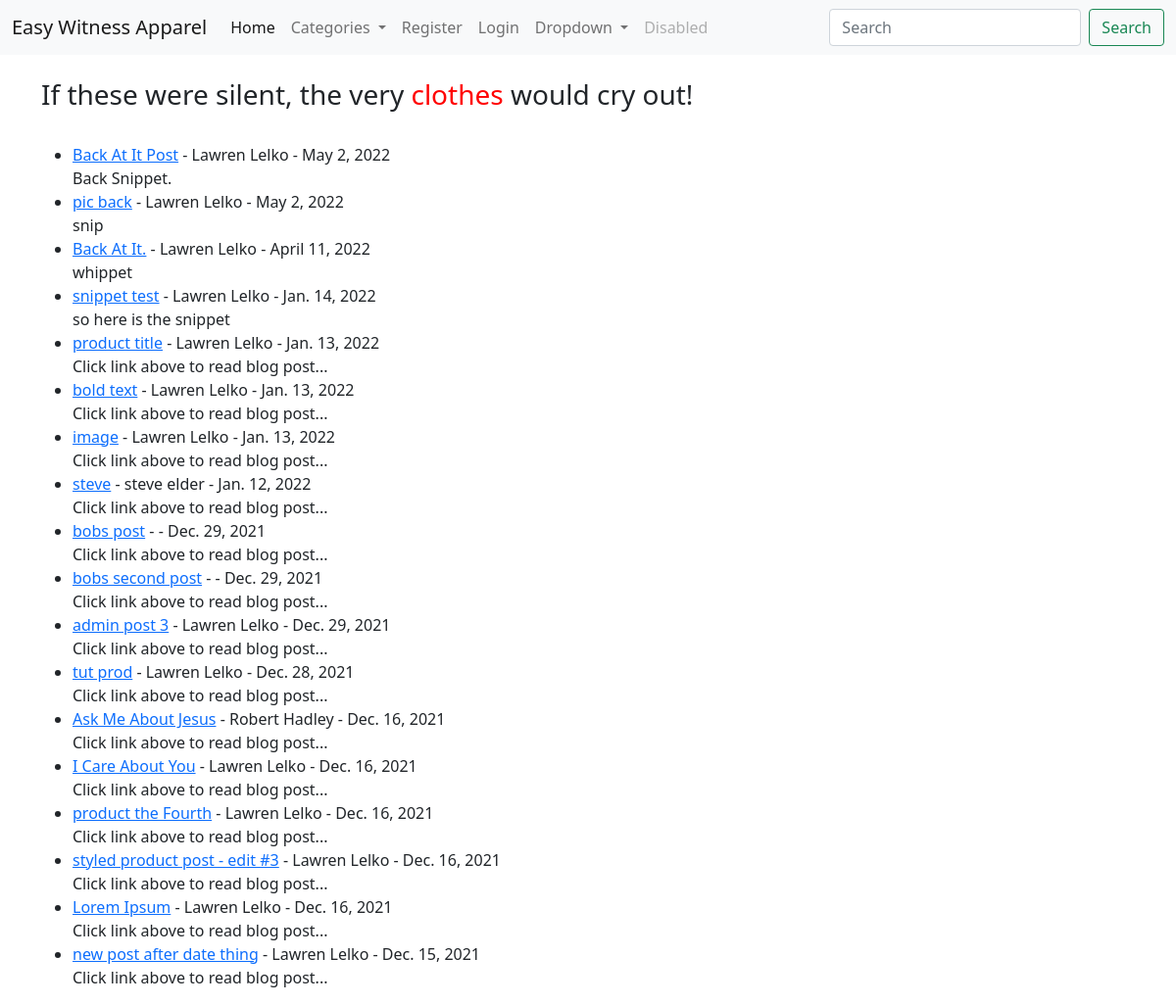
The page / on the database its author committed.
### theblog/models.py (models this page shows, shortened)
class Post(models.Model):
    title = models.CharField(max_length=255)
    title_tag = models.CharField(max_length=255)
    author = models.ForeignKey(User, on_delete=models.CASCADE)
    body = RichTextField(blank=True, null=True)
    post_date = models.DateField(auto_now_add=True)
    category = models.CharField(max_length=255, default='all')
    snippet = models.CharField(max_length=255)
    likes = models.ManyToManyField(User, related_name='blog_posts')

### theblog/views.py (the view)
# urls.py: path('', HomeView.as_view(), name="home"),
class HomeView(ListView):
    model = Post
    template_name = 'home.html'
    ordering = ['-post_date']
    def get_context_data(self, *args, **kwargs):
        cat_menu = Category.objects.all()
        context = super(HomeView, self).get_context_data(*args, **kwargs)
        context["cat_menu"] = cat_menu
        return context

### theblog/models.py (called while the page is built)
    def __str__(self):
        return self.name

### theblog/templates/home.html (shortened to what this page needs)
{% extends 'base.html' %}
{% block content %}
<h3>If these were silent, the very <span style="color: #ff0202">clothes </span>would cry out!</h3>
<br/>
<ul>
{% for post in object_list %}
    <li><a href="{% url 'article-detail' post.pk %}">{{ post.title }}</a> -
        {{ post.author.first_name }}
        {{ post.author.last_name }} -
        {{ post.post_date }}
        <br/>
        {{ post.snippet }}
    </li>
{% endfor %}
</ul>
{% endblock %}

### theblog/templates/base.html (shortened to what this page needs)
<!doctype html>
<html lang="en">
<head>
    <link href="https://cdn.jsdelivr.net/npm/bootstrap@5.1.3/dist/css/bootstrap.min.css" rel="stylesheet"
>
</head>
<body>
<nav class="navbar navbar-expand-lg navbar-light bg-light">
    <div class="container-fluid">
        <a class="navbar-brand" href="{% url 'home' %}">Easy Witness Apparel</a>
        <div class="collapse navbar-collapse" id="navbarSupportedContent">
            <ul class="navbar-nav me-auto mb-2 mb-lg-0">
                <li class="nav-item">
                    <a class="nav-link active" aria-current="page" href="{% url 'home' %}">Home</a>
                </li>
                {% if cat_menu %}
                    <li class="nav-item dropdown">
                    <a class="nav-link dropdown-toggle" href="#" id="navbarDropdown" role="button"
                       data-bs-toggle="dropdown" aria-expanded="false">
                        Categories
                    </a>
                </li>
                {% else %}
                        <li class="nav-item">
                            <a class="nav-link" href="{% url 'category-list' %}">Categories</a>
                        </li>
                {% endif %}
                {% if user.is_authenticated %}
                    <li class="nav-item">
                        <a class="nav-link" href="{% url 'add_post' %}">Add Post</a>
                    </li>
                    <li class="nav-item">
                        <a class="nav-link" href="{% url 'add_category' %}">Add Category</a>
                    </li>
                    <li class="nav-item">
                    <a class="nav-link" href="{% url 'edit_profile' %}">Edit Profile</a>
                    </li>
                    </li>
                    <a class="nav-link" href="{% url 'logout' %}">Logout</a>
                    <li class="nav-item">
                {% else %}
                    <li class="nav-item">
                        <a class="nav-link" href="{% url 'register' %}">Register</a>
                    </li>
                    <li class="nav-item">
                        <a class="nav-link" href="{% url 'login' %}">Login</a>
                    </li>
                {% endif %}
                <li class="nav-item dropdown">
                    <a class="nav-link dropdown-toggle" href="#" id="navbarDropdown" role="button"
                       data-bs-toggle="dropdown" aria-expanded="false">
                        Dropdown
                    </a>
                </li>
                <li class="nav-item">
                    <a class="nav-link disabled">Disabled</a>
                </li>
            </ul>
            <form class="d-flex">
                <input class="form-control me-2" type="search" placeholder="Search" aria-label="Search">
                <button class="btn btn-outline-success" type="submit">Search</button>
            </form>
        </div>
    </div>
</nav>
<br/>
<div class="container">
    {% block content %}
    {% endblock %}
</div>
</body>
</html>

### rows shown on the page
Post: title "Back At It Post", author.first_name "Lawren", author.last_name "Lelko", post_date "May 2, 2022", snippet "Back Snippet."
Post: title "pic back", author.first_name "Lawren", author.last_name "Lelko", post_date "May 2, 2022", snippet "snip"
Post: title "Back At It.", author.first_name "Lawren", author.last_name "Lelko", post_date "April 11, 2022", snippet "whippet"
Post: title "snippet test", author.first_name "Lawren", author.last_name "Lelko", post_date "Jan. 14, 2022", snippet "so here is the snippet"
Post: title "product title", author.first_name "Lawren", author.last_name "Lelko", post_date "Jan. 13, 2022", snippet "Click link above to read blog post..."
Post: title "bold text", author.first_name "Lawren", author.last_name "Lelko", post_date "Jan. 13, 2022", snippet "Click link above to read blog post..."
Post: title "image", author.first_name "Lawren", author.last_name "Lelko", post_date "Jan. 13, 2022", snippet "Click link above to read blog post..."
Post: title "steve", author.first_name "steve", author.last_name "elder", post_date "Jan. 12, 2022", snippet "Click link above to read blog post..."
Post: title "bobs post", post_date "Dec. 29, 2021", snippet "Click link above to read blog post..."
Post: title "bobs second post", post_date "Dec. 29, 2021", snippet "Click link above to read blog post..."
Post: title "admin post 3", author.first_name "Lawren", author.last_name "Lelko", post_date "Dec. 29, 2021", snippet "Click link above to read blog post..."
Post: title "tut prod", author.first_name "Lawren", author.last_name "Lelko", post_date "Dec. 28, 2021", snippet "Click link above to read blog post..."
Post: title "Ask Me About Jesus", author.first_name "Robert", author.last_name "Hadley", post_date "Dec. 16, 2021", snippet "Click link above to read blog post..."
Post: title "I Care About You", author.first_name "Lawren", author.last_name "Lelko", post_date "Dec. 16, 2021", snippet "Click link above to read blog post..."
Post: title "product the Fourth", author.first_name "Lawren", author.last_name "Lelko", post_date "Dec. 16, 2021", snippet "Click link above to read blog post..."
Post: title "styled product post - edit #3", author.first_name "Lawren", author.last_name "Lelko", post_date "Dec. 16, 2021", snippet "Click link above to read blog post..."
Post: title "Lorem Ipsum", author.first_name "Lawren", author.last_name "Lelko", post_date "Dec. 16, 2021", snippet "Click link above to read blog post..."
Post: title "new post after date thing", author.first_name "Lawren", author.last_name "Lelko", post_date "Dec. 15, 2021", snippet "Click link above to read blog post..."
